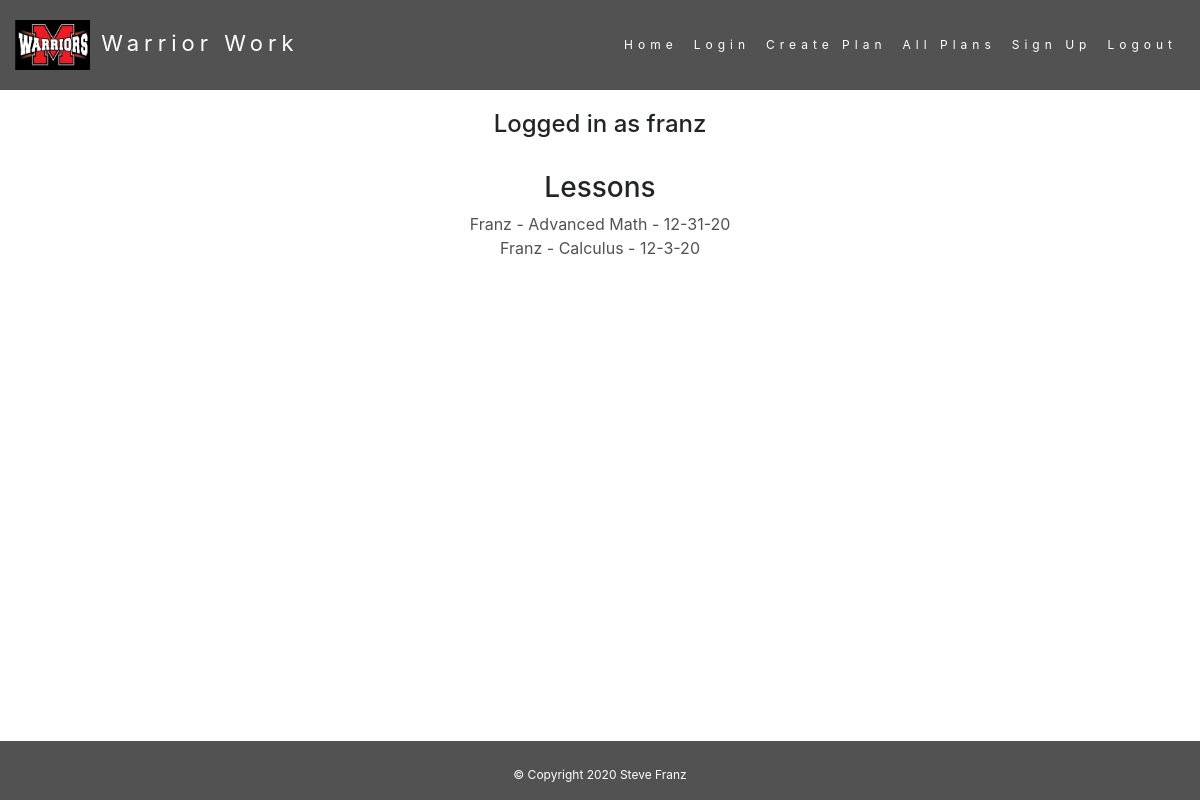
Page /allweeks/ (signed in) on the earlier database version.
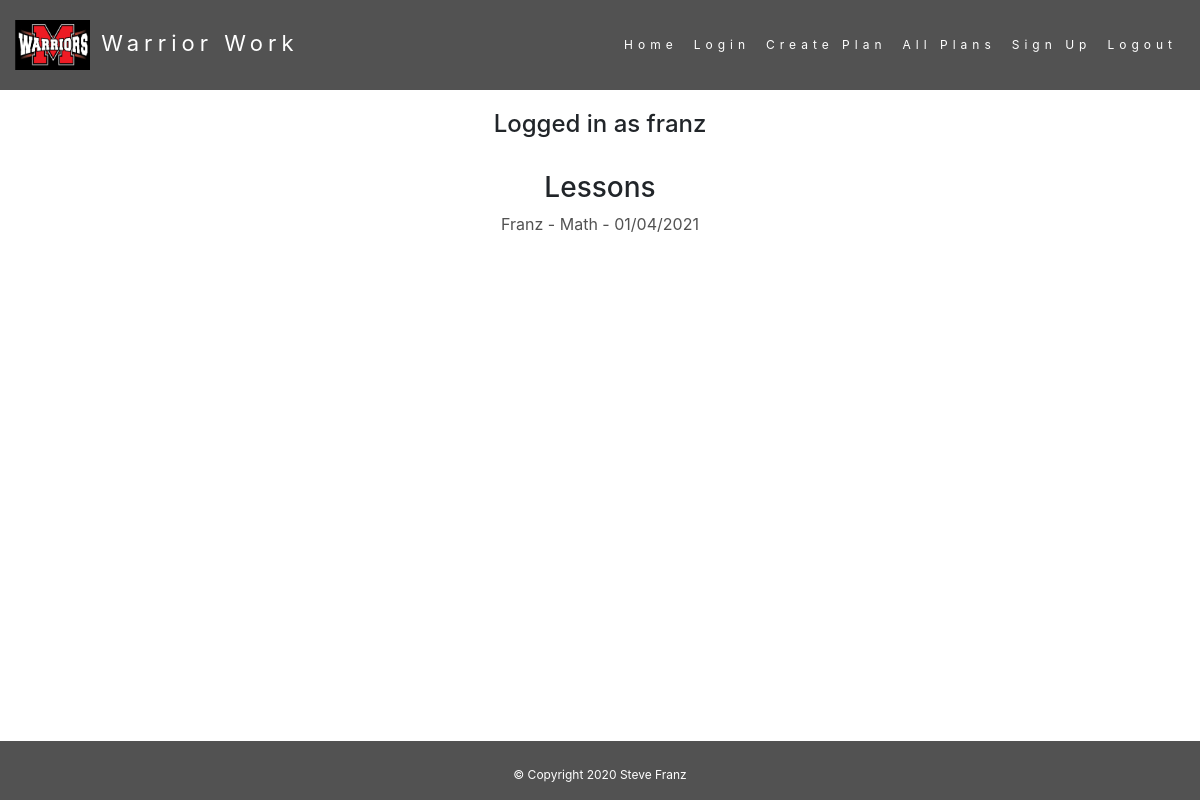
Same page on the later database version.
### todo/models.py (models this page shows, shortened)
class Week(models.Model):
    SUBJECT_CHOICES =(
        ("Art", "Art"),
        ("Business/Computer", "Business/Computer"),
        ("English", "English"),
        ("F.C. Science", "F.C. Science"),
        ("Foreign Language", "Foreign Language"),
        ("Math", "Math"),
        ("Music/Band", "Music/Band"),
        ("Phys Ed./Health", "Phys Ed./Health"),
        ("Science", "Science"),
        ("Social Studies", "Social Studies"),
        ("Special Ed.", "Special Ed."),
        ("Tech Education", "Tech Education"),
        )
    LAST_NAME_CHOICES = (
    ('Smith', 'Smith'),
    ('Franz', 'Franz'),
    ('Jones', 'Jones'),
    ('Doe', 'Doe'),
    )
    WEEK_CHOICES = (
    ('01/04/2021', '01/04/2021'),
    ('01/11/2021', '01/11/2021'),
    ('01/18/2021', '01/18/2021'),
    ('01/25/2021', '01/25/2021'),
    ('02/01/2021', '02/01/2021'),
    ('02/08/2021', '02/08/2021'),
    ('02/15/2021', '02/15/2021'),
    ('02/22/2021', '02/22/2021'),
    ('03/01/2021', '03/01/2021'),
    ('03/08/2021', '03/08/2021'),
    ('03/22/2021', '03/22/2021'),
    ('03/29/2021', '03/29/2021'),
    ('04/05/2021', '04/05/2021'),
    ('04/12/2021', '04/12/2021'),
    ('04/19/2021', '04/19/2021'),
    ('04/26/2021', '04/26/2021'),
    ('05/03/2021', '05/03/2021'),
    ('05/10/2021', '05/10/2021'),
    ('05/17/2021', '05/17/2021'),
    ('05/24/2021', '05/24/2021'),
    ('05/31/2021', '05/31/2021'),
    ('06/07/2021', '06/07/2021'),
    )
    last_name = models.CharField(max_length = 200,choices=LAST_NAME_CHOICES)
    subject = models.CharField(max_length = 100, choices=SUBJECT_CHOICES)
    week = models.CharField(max_length = 100, choices=WEEK_CHOICES)
    monday = RichTextField(blank=False)
    tuesday = RichTextField(blank=False)
    wednesday = RichTextField(blank=False)
    thursday = RichTextField(blank=False)
    friday = RichTextField(blank=False)
    created = models.DateTimeField(auto_now_add = True)
    user = models.ForeignKey(User, on_delete=models.CASCADE)

### todo/views.py (the view)
# urls.py: path('allweeks/', views.allweeks, name='allweeks'),
@login_required
def allweeks(request):
    weeks = Week.objects.filter(user=request.user).order_by('-week')
    return render(request, 'todo/allweeks.html', {'weeks': weeks})

### todo/templates/todo/allweeks.html
{% extends 'todo/base.html' %}
{% block content %}
<h3>Lessons</h3>
<ul class="list-unstyled">
  {% for week in weeks %}
  <a href="{% url 'viewweek' week.id %}">
  <li>
    {{week.last_name}} - {{week.subject}} - {{ week.week }}
    </li>
    </a>
  {% endfor %}
</ul>
{% endblock %}

### todo/templates/todo/base.html (shortened to what this page needs)
{% load static %}
<!doctype html>
<html lang="en">
<head>
  <link rel="stylesheet" href="https://cdn.jsdelivr.net/npm/bootstrap@4.5.3/dist/css/bootstrap.min.css">
  <link rel="stylesheet" href="{% static 'todo/custom.css' %}">
  <link rel="stylesheet" href="https://cdnjs.cloudflare.com/ajax/libs/animate.css/4.1.1/animate.min.css" />
</head>
<body>
  <nav class="navbar sticky-top navbar-expand-md navbar-light">
    <a class="navbar-brand" href="{% url 'home' %}">
      <img src="{% static 'todo/logo.jpg' %}" width="75" height="50" claloss="d-inline-block align-top" alt='Steve Logo'>
      Warrior Work
    </a>
    <div class="flex-row-reverse collapse navbar-collapse " id="navbarNav">
      <ul class="nav navbar-nav">
        <li class="nav-item active">
          <a class="nav-link" aria-current="page" href="{% url 'home' %}">Home</a>
        </li>
        <li class="nav-item">
          <a class="nav-link" href="{% url 'loginuser' %}">Login</a>
        </li>
        <li class="nav-item">
          <a class="nav-link" href="{% url 'createweek' %}">Create Plan</a>
        </li>
        <li class="nav-item">
          <a class="nav-link" href="{% url 'allweeks' %}">All Plans</a>
        </li>
        <li class="nav-item">
          <a class="nav-link" href="{% url 'signupuser' %}">Sign Up</a>
        </li>
        <li class="nav-item">
          <form class="border-0 cust-nav-form" action="{% url 'logoutuser' %}" method="POST">
            <button class="nav-link btn btn-link border-0 cust-nav-button"type="submit">Logout</button>
          </form>
        </li>
      </ul>
    </div>
  </nav>
  <div class="container-fluid text-center">
        {% if user.is_authenticated %}
      <h4>Logged in as {{ user.username }}</h4><br>
        {% endif %}
      </div>
  <div class="container-fluid main-block text-center">
    {% block content %} {% endblock %}
  </div>
  <div class="footer fixed-bottom">
    <div class="row justify-content-center align-self-center text-center">
      <p>© Copyright 2020 Steve Franz</p>
    </div>
  </div>
</body>
</html>

### todo/static/todo/custom.css (style rules this page uses)
.main-block { margin-bottom: 150px; }
.navbar { margin-bottom: 20px; padding: 15px; border: 0; border-radius: 0; font-size: 12px; letter-spacing: 5px; background-color: #525252; }
a { color: #525252; text-decoration: none; }
.cust-nav-button { font-size: 12px; letter-spacing: 5px; font-weight: normal; }
.navbar-brand { font-size: 22px; }
.navbar-nav .nav-link { color: white !important; }
.navbar-brand { color: white !important; }
.footer { text-align: center; width: 100%; background-color: #525252; }
.footer p { margin-top: 25px; font-size: 12px; color: #fff; }

Differences in the rows shown:
removed Week: last_name "Franz", subject "Calculus", week "12-3-20"
changed Week "Franz": subject "Advanced Math" → "Math"; week "12-31-20" → "01/04/2021"
